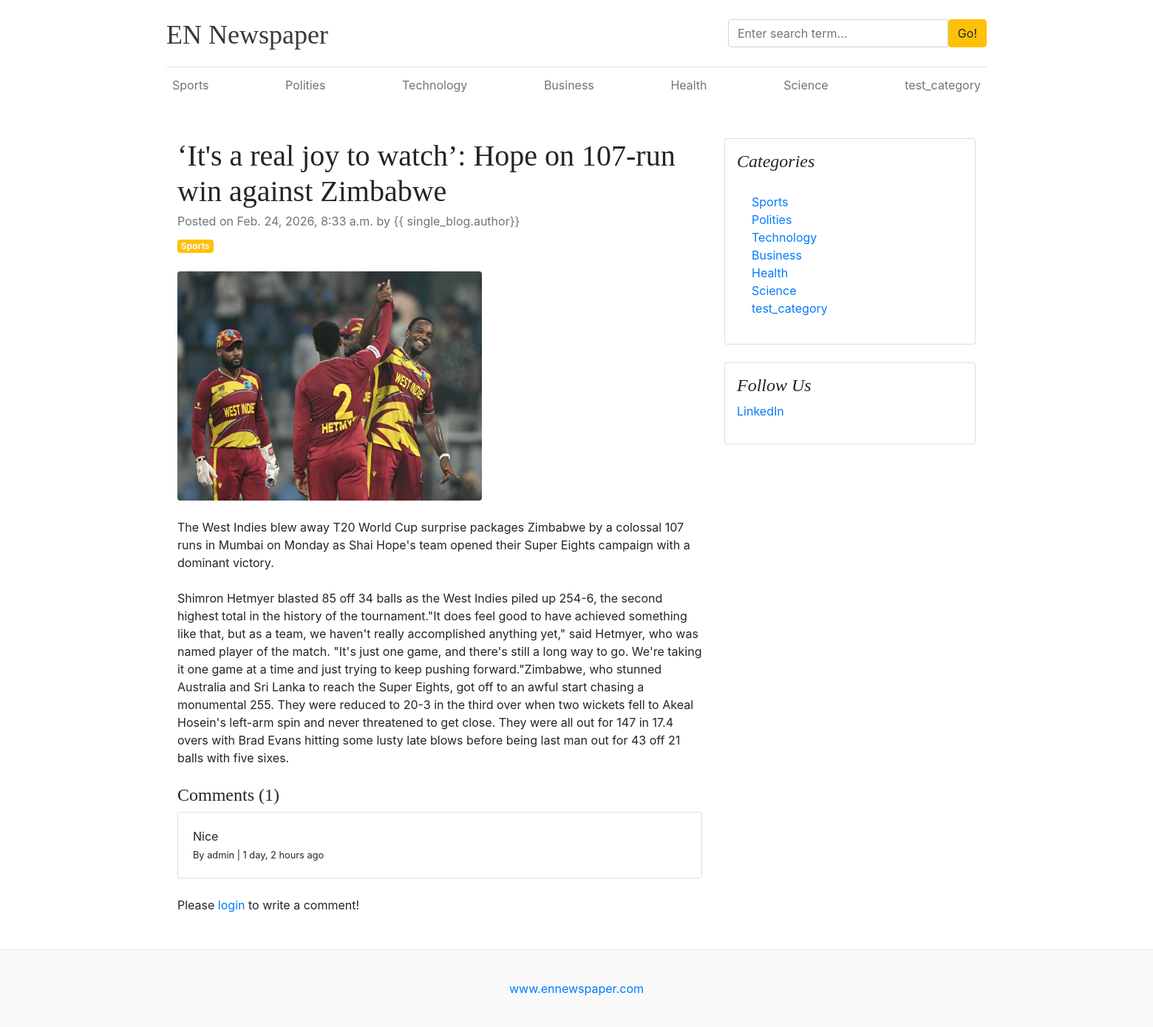
Screenshot of /blogs/its-a-real-joy-to-watch-hope-on-107-run-win-against-zimbabwe/ with the database file from the repository.
### blogs/models.py (models this page shows, shortened)
class Category(models.Model):
    category_name = models.CharField(max_length=50, unique=True)
    created_at = models.DateTimeField(auto_now_add=True)
    updated_at = models.DateTimeField(auto_now=True)
    class Meta:
        verbose_name_plural = 'categories'
    def __str__(self) -> str:
        return self.category_name

class Blog(models.Model):
    title = models.CharField(max_length=100)
    slug = models.SlugField(max_length=150, unique=True, blank=True)
    category = models.ForeignKey(Category, on_delete=models.CASCADE)
    author = models.ForeignKey(User, on_delete=models.CASCADE)
    featured_image = models.ImageField(upload_to='uploads/%Y/%m/%d')
    short_description = models.CharField(max_length=500)
    blog_body = models.TextField(max_length=2000)
    status = models.CharField(max_length=20,choices=STATUS_CHOICES, default='Draft')
    is_featured = models.BooleanField(default=False)
    created_at = models.DateTimeField(auto_now_add=True)
    updated_at = models.DateTimeField(auto_now=True)

class Comment(models.Model):
    user = models.ForeignKey(User, on_delete=models.CASCADE)
    blog = models.ForeignKey(Blog, on_delete=models.CASCADE)
    comment = models.TextField(max_length=250)
    created_at = models.DateTimeField(auto_now_add=True)
    updated_at = models.DateTimeField(auto_now=True)
    def __str__(self) -> str:
        return self.comment

### about/models.py (models this page shows, shortened)
class SocialLink(models.Model):
    platform = models.CharField(max_length=25)
    link = models.URLField(max_length=100)
    created_at = models.DateTimeField(auto_now_add=True)
    updated_at = models.DateTimeField(auto_now=True)

### blogs/views.py (the view, shortened to what this page needs)
# urls.py: path('blogs/<slug:slug>/', BlogsView.blogs, name='blogs'),
def blogs(request, slug):
    single_blog = get_object_or_404(Blog, slug=slug, status='Published')
    comments= Comment.objects.filter(blog=single_blog)
    comment_count = comments.count()
    context = {
        'single_blog': single_blog,
        'comments': comments,
        'comment_count': comment_count,
    }
    return render(request, 'blogs.html', context)

### blogs/context_processors.py (called while the page is built)
def get_categories(request):
    categories = Category.objects.all()
    return dict(categories=categories)

def get_social_links(request):
    social_links = SocialLink.objects.all()
    return dict(social_links=social_links)

### templates/blogs.html
{% extends 'base.html' %}
{% block content %}
<div class="container mt-5">
    <div class="row">
        <div class="col-lg-8">
            <article>
                <header class="mb-4">
                    <h1 class="fw-bolder mb-1">{{ single_blog.title }}</h1>
                    <div class="text-muted fst-italic mb-2">Posted on {{ single_blog.created_at}} by {{
                        single_blog.author}}</div>
                    <a class="badge bg-warning text-decoration-none text-light" href="#!">{{ single_blog.category}}</a>
                </header>
                <figure class="mb-4"><img class="img-fluid rounded" src="{{ single_blog.featured_image.url }}"
                        alt="..." /></figure>
                <section class="mb-5">
                    <p class="fs-5 mb-4">{{ single_blog.short_description}}</p>
                    <p class="fs-5 mb-4">{{ single_blog.blog_body}}</p>
                    <h4>Comments ({{comment_count}})</h4>
                    {% if comments %}
                    {% for comment in comments %}
                    <div class="card mt-1">
                        <div class="card-body">
                            <p class="card-text  mb-0">
                                {{comment}}
                            </p>
                            <span>
                                <small> By {{ comment.user }} | </small>
                                <small>{{ comment.created_at | timesince }} ago</small>
                            </span>
                        </div>
                    </div>
                    {% endfor %}
                    {% else %}
                    <p>No comments</p>
                    {% endif %}
                    <br>
                    <div class="form-group">
                        {% if user.is_authenticated %}
                        <form action="" method="POST">
                            {% csrf_token %}
                            <div class="form-group">
                                <textarea name="comment" class="form-control" rows="4" placeholder="Write your comment"></textarea>
                                <input type="submit" value="submit" class="btn btn-primary mt-2">
                            </div>
                        </form>
                        {% else %}
                        <p>Please <span><a href="{% url 'login' %}">login</a></span>  to write a comment!</p>
                        {% endif %}
                    </div>
                </section>
            </article>
        </div>
        <div class="col-lg-4">
            <div class="card mb-4 p-3">
                <h4 class="font-italic">Categories</h4>
                <div class="card-body">
                    <div class="row">
                        <div class="col-sm-6">
                            <ul class="list-unstyled mb-0">
                                {% for category in categories %}
                                <li><a href="{% url 'posts_by_category' category.id %}">{{ category.category_name }}</a>
                                </li>
                                {% endfor %}
                            </ul>
                        </div>
                    </div>
                </div>
            </div>
            {% if social_links %}
            <div class="card mb-4 p-3">
                <h4 class="font-italic">Follow Us</h4>
                <ol class="list-unstyled">
                    {% for i in social_links %}
                    <li><a href="{{ i.link }}" target="_blank">{{ i.platform }}</a></li>
                    {% endfor %}
                </ol>
            </div>
            {% endif %}
        </div>
    </div>
</div>
{% endblock %}

### templates/base.html (shortened to what this page needs)
{% load static %}
<!DOCTYPE html>
<html lang="en">
<head>
    <link href="https://getbootstrap.com/docs/4.0/dist/css/bootstrap.min.css" rel="stylesheet">
    <link rel="stylesheet" href="https://cdnjs.cloudflare.com/ajax/libs/font-awesome/4.7.0/css/font-awesome.min.css">
    <link href="{% static 'css/blog.css' %}" rel="stylesheet">
</head>
<body>
    <div class="container">
        <header class="blog-header py-3">
            <div class="row flex-nowrap justify-content-between align-items-center">
                <div class="col-8 pt-1">
                    <a class="blog-header-logo text-dark" href="/">EN Newspaper</a>
                </div>
                <div class="col-4">
                    <form action="{% url 'search' %}" method="GET">
                        <div class="input-group">
                            <input class="form-control" name="keyword" value="{{keyword}}" type="text" placeholder="Enter search term..."
                                aria-label="Enter search term..." aria-describedby="button-search" />
                            <button class="btn btn-warning" type="submit" id="button-search" type="button">Go!</button>
                        </div>
                    </form>
                </div>
                <div class="col-4 d-flex justify-content-end align-items-center">
                </div>
            </div>
        </header>
        <div class="nav-scroller py-1 mb-2">
            <nav class="nav d-flex justify-content-between">
                {% for cat in categories %}
                <a class="p-2 text-muted" href="{% url 'posts_by_category' cat.id %}">{{ cat.category_name }}</a>
                {% endfor %}
            </nav>
        </div>
        {% block content %}
        {% endblock %}
    </div>
    <footer class="blog-footer">
        <p><a href="#">www.ennewspaper.com</a></p>
    </footer>
</body>
</html>

### blog_main/static/css/blog.css (style rules this page uses)
.blog-header { border-bottom: 1px solid #e5e5e5; }
.blog-header-logo { font-family: "Playfair Display", Georgia, "Times New Roman", serif; font-size: 2.25rem; }
h1, h2, h3, h4, h5, h6 { font-family: "Playfair Display", Georgia, "Times New Roman", serif; }
.blog-footer { padding: 2.5rem 0; color: #727272; text-align: center; background-color: #f9f9f9; border-top: .05rem solid #e5e5e5; }
.blog-footer p:last-child { margin-bottom: 0; }

### rows the page displays
Category: category_name "Sports"
Category: category_name "Polities"
Category: category_name "Technology"
Category: category_name "Business"
Category: category_name "Health"
Category: category_name "Science"
Category: category_name "test_category"
Blog: title "‘It's a real joy to watch’: Hope on 107-run win against Zimbabwe", created_at "Feb. 24, 2026, 8:33 a.m.", category "Sports", featured_image (picture), short_description "The West Indies blew away T20 World Cup surprise packages Zimbabwe by a colossal 107 runs in Mumbai on Monday as Shai Hope's team opened their Super Eights campaign with a dominant victory.", blog_body "Shimron Hetmyer blasted 85 off 34 balls as the West Indies piled up 254-6, the second highest total in the history of the tournament.\"It does feel good to have achieved something like that, but as a team, we haven't really accomplished anything yet,\" said Hetmyer, who was named player of the match. \"It's just one game, and there's still a long way to go. We're taking it one game at a time and just trying to keep pushing forward.\"Zimbabwe, who stunned Australia and Sri Lanka to reach the Super Eights, got off to an awful start chasing a monumental 255. They were reduced to 20-3 in the third over when two wickets fell to Akeal Hosein's left-arm spin and never threatened to get close. They…"
Comment: comment "Nice", user "admin", created_at "1 day, 2 hours"
SocialLink: platform "LinkedIn"

### other values shown
{{ comment_count }} "1"
